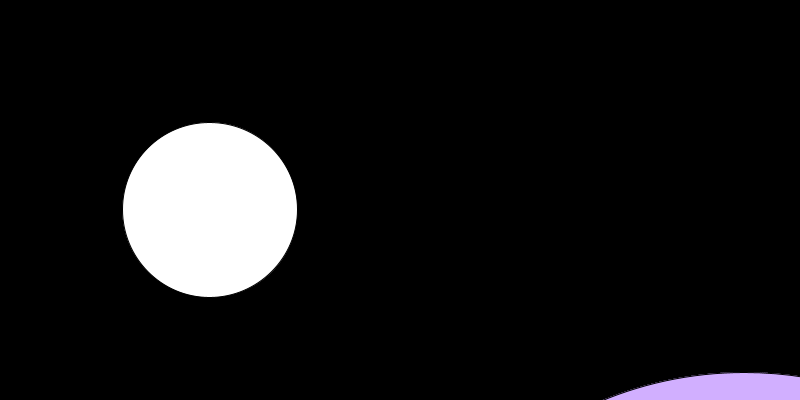
Frame 1 (no input)
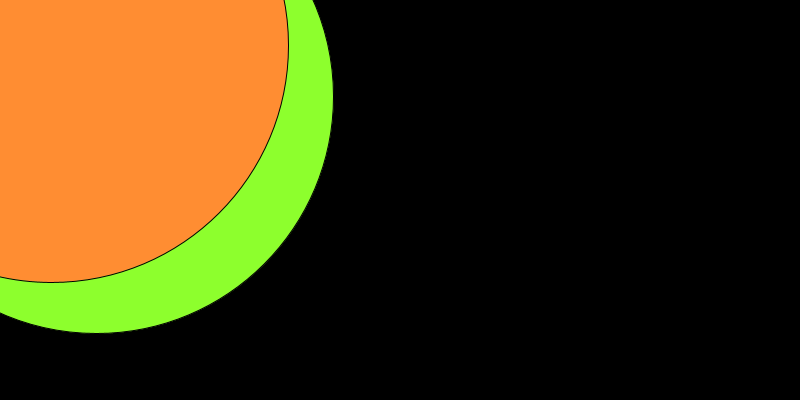
Frame 60 (the mouse pressed at the canvas centre just before this capture)
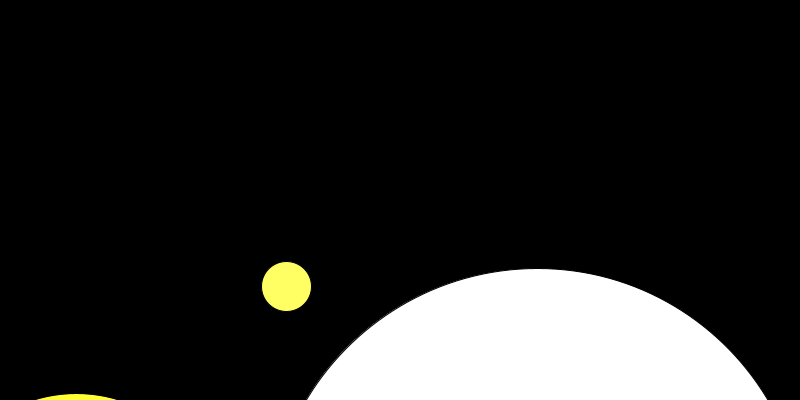
Frame 120 (the mouse held since frame 60 and released just before this capture)

The Processing sketch that drew these frames (run headless with seeded random() and noise(); from frame 60 on, the mouse is pressed at the canvas centre):

// Processing sketch: processing_10812
// ── processing_10812.pde

float x;
float y;
float c;
float t;
void setup(){
  size(800,400);
  
  x =100;
c=100;
t=100;
}

void draw(){
  background(0);
  smooth();
c = 175 + sin(radians(y))*375;
t = 275+cos(radians(x))*375;
  y = 375 +  sin(radians(x))*375;
  for (int i=0;i<8;i++){
    fill(y,y+100,100);
 ellipse(c,c,50,50);
 fill(t,c,y);
    ellipse(y,y,y,y);
    fill(t+y,c+x,y);
    ellipse(t,t,c,c);
    fill(y,t,50);
    ellipse(t+y,c,t,t);
    fill(c,y+t,50);
    ellipse(t-y,y,c,c);
  

    x=x+0.3;
  }
}
